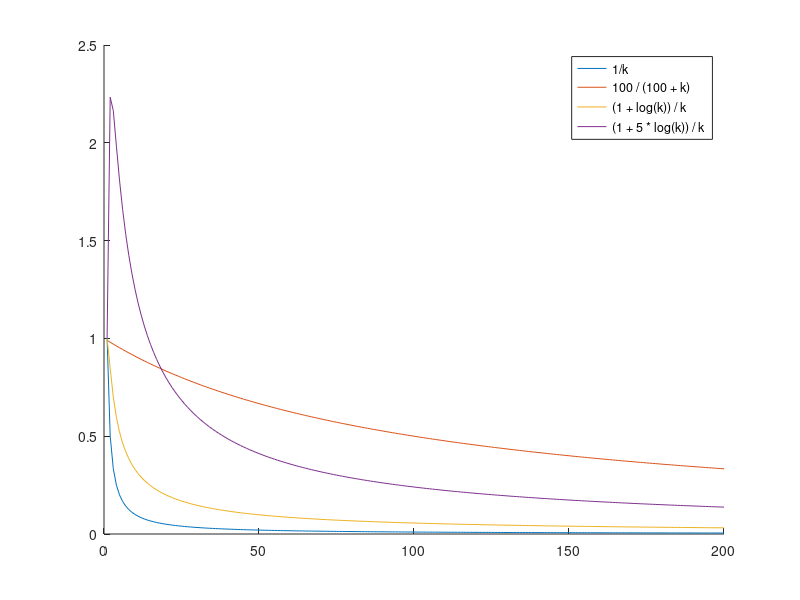

The MATLAB source for this figure:
  
% y1 = 1 / k;
% y2 = 100 / (100 + k);
% y3 = (1 + log(k)) / k;
% y4 = (1 + 5 * log(k)) / k;
% y5 = exp(-0.001*k)
clear;
clc;
k=[1:200];
% decay_rate_6=0.01;%the smaller the high rate
% init_rate_6=1.5;
% decay_rate_7=0.98;
% init_rate_7=1;
% golabl_step_7=1000;
% decay_rate_8=0.01;
% init_rate_8=1;
% golabl_step_8=1000;
y1 = 1 ./ k;
y2 = 100 ./ (100 + k);
y3 = (1 + log(k)) ./ k;
y4 = (1 + 5 * log(k)) ./ k;
% y5 = exp(-0.001*k);
% y6 = init_rate_6./(1+decay_rate_6.*k);
% y7 = init_rate_6./(1+0.9.*k);
% y7 = init_rate_7.*decay_rate_7.^(golabl_step_7./k);
% y8=init_rate_8.*exp(-decay_rate_8./k);

figure()
hold on
plot(k,y1)
plot(k,y2)
plot(k,y3)
plot(k,y4)
% plot(k,y5)
% plot(k,y6)
% plot(k,y7)
% plot(k,y8)
ylim([0,2.5]);
hold off
legend('1/k','100 / (100 + k)','(1 + log(k)) / k','(1 + 5 * log(k)) / k')
% legend('exp(-0.001*k)','test6','test7','test8')
% legend('1/k','100 / (100 + k)','(1 + log(k)) / k','(1 + 5 * log(k)) / k','exp(-0.001*k)','test6')